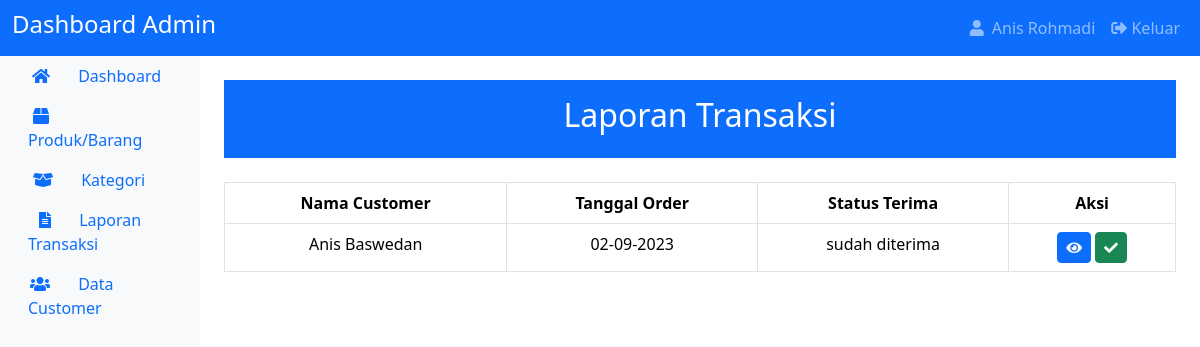
Before: /page/admin/index.php?page=laporan (signed in) with the older database file.
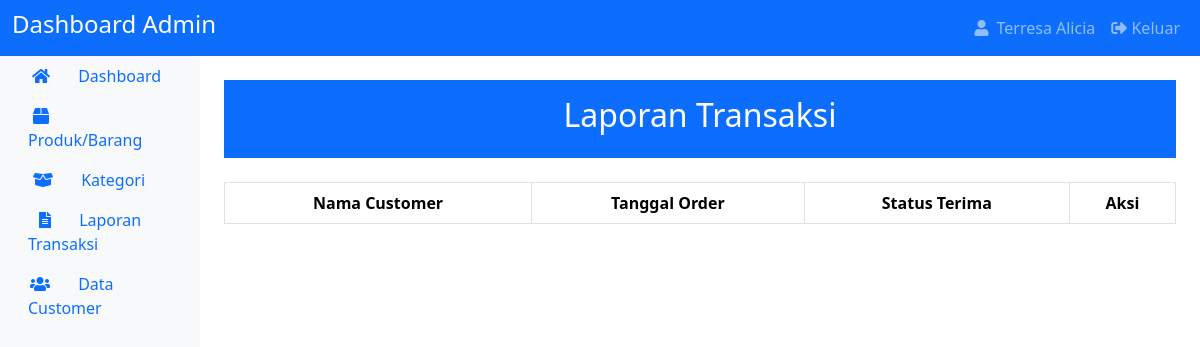
After: the same page with the newer database file.
### tables this page shows
CREATE TABLE `chekout` (
  `id_chekout` int(11) NOT NULL,
  `id_pembeli` int(11) NOT NULL,
  `nama` varchar(50) NOT NULL,
  `alamat` varchar(100) NOT NULL,
  `nomor_tlp` varchar(20) NOT NULL,
  `tanggal` varchar(20) NOT NULL,
  `status_terima` enum('belum di terima','sudah diterima') NOT NULL
);

CREATE TABLE `customer` (
  `id_pembeli` int(11) NOT NULL,
  `nama` varchar(100) NOT NULL,
  `username` varchar(50) NOT NULL,
  `password` varchar(50) NOT NULL
);

### page/admin/laporan.php (the view)
<?php
include "../../conn_terresa.php";
$q = mysqli_query($conn,"SELECT * FROM chekout");
@$act = $_GET['act'];
if($act=="detail") {
	include("detail_pembelian.php");
} else {
?>
<div class="container mt-4">
    <div class="row">
        <div class="col-12">
            <div class="text-center bg-primary text-white py-3">
                <h2>Laporan Transaksi</h2>
            </div>
        </div>
    </div>
    <div class="row mt-4">
        <div class="col-12">
            <table class="table table-bordered">
                <thead class="bg-light">
                    <tr>
                        <th class="text-center">Nama Customer</th>
                        <th class="text-center">Tanggal Order</th>
                        <th class="text-center">Status Terima</th>
                        <th class="text-center">Aksi</th>
                    </tr>
                </thead>
                <tbody>
                    <?php while($c = mysqli_fetch_assoc($q)){ ?>
                        <tr>
                            <td class="text-center"><?php $data = mysqli_fetch_assoc(mysqli_query($conn, "SELECT * FROM customer WHERE id_pembeli='$c[id_pembeli]'")); $nama = $data['nama']; echo $nama; ?></td>
                            <td class="text-center"><?php echo $c['tanggal']; ?></td>
                            <td class="text-center"><?php echo $c['status_terima']; ?></td>
                            <td class="text-center">
							<a href="index.php?page=laporan&act=detail&id=<?php echo $c['id_pembeli']; ?>" class="btn btn-primary btn-sm"><i class="fas fa-eye"></i></a>
                            <a href="konfirmasi_transaksi.php?id=<?php echo $c['id_chekout']; ?>&id_pembeli=<?php echo $c['id_pembeli']; ?>" class="btn btn-success btn-sm"><i class="fas fa-check"></i></a>
                            </td>
                        </tr>
                    <?php } ?>
                </tbody>
            </table>
        </div>
    </div>
</div>
<?php } ?>

### page/admin/index.php (shortened to what this page needs)
<?php
$nama = $_SESSION['nama'];
?>
<!DOCTYPE html>
<html lang="en">
<head>
    <link rel="stylesheet" href="https://cdn.jsdelivr.net/npm/bootstrap@5.3.1/dist/css/bootstrap.min.css">
    <link href="https://cdn.jsdelivr.net/npm/bootstrap-icons@1.18.0/font/bootstrap-icons.css" rel="stylesheet">
    <link rel="stylesheet" href="https://cdnjs.cloudflare.com/ajax/libs/font-awesome/5.15.4/css/all.min.css">
</head>
<body>
    <nav class="navbar navbar-expand-lg navbar-dark bg-primary">
        <div class="container-fluid">
            <h4 style="color: white;">Dashboard Admin</h4>
            <div class="collapse navbar-collapse" id="navbarNav">
                <ul class="navbar-nav ms-auto">
                    <li class="nav-item">
                        <a class="nav-link" href="#"><i class="fas fa-user me-2"></i><?php echo $nama; ?></a>
                    </li>
                    <li class="nav-item">
                        <a class="nav-link" href="outpage.php"> <i class=" fas fa-sign-out-alt"></i> Keluar</a>
                    </li>
                </ul>
            </div>
        </div>
    </nav>
    <div class="container-fluid">
        <div class="row">
            <nav id="sidebar-admin" class="col-md-3 col-lg-2 d-md-block bg-light min-vh-100">
                <div id="sidebar-admin" class="position-sticky">
                    <ul class="nav flex-column">
                        <li class="nav-item">
                            <a class="nav-link active" href="index.php?page=home"><i class="fas fa-home me-4" style="margin-left: 4px;"></i> Dashboard</a>
                        </li>
                        <li class="nav-item">
                            <a class="nav-link" href="index.php?page=produk"><i class="fas fa-box me-4" style="margin-left: 5px;"></i> Produk/Barang</a>
                        </li>
                        <li class="nav-item">
                            <a class="nav-link" href="index.php?page=kategori"><i class="fas fa-box-open me-4" style="margin-left: 5px;"></i> Kategori</a>
                        </li>
                        <li class="nav-item">
                            <a class="nav-link" href="index.php?page=laporan"><i class="fas fa-file-alt me-4" style="margin-left: 11px"></i> Laporan Transaksi</a>
                        </li>
                        <li class="nav-item">
                            <a class="nav-link" href="index.php?page=customer"><i class="fas fa-users me-4" style="margin-left: 2px;"></i> Data Customer</a>
                        </li>
                    </ul>
                </div>
            </nav>
            <div class="col-md-9 col-lg-10">
                <?php
                if (isset($_GET['page'])) {
                    $page = $_GET['page'] . ".php";
                    include($page);
                } else {
                    include('home.php');
                } ?>
            </div>
        </div>
    </div>
</body>
</html>

Changed rows visible on the page:
removed chekout: id_pembeli.nama "Anis Baswedan", tanggal "02-09-2023", status_terima "sudah diterima"
Other visible differences:
$nama: "Anis Rohmadi" → "Terresa Alicia"
